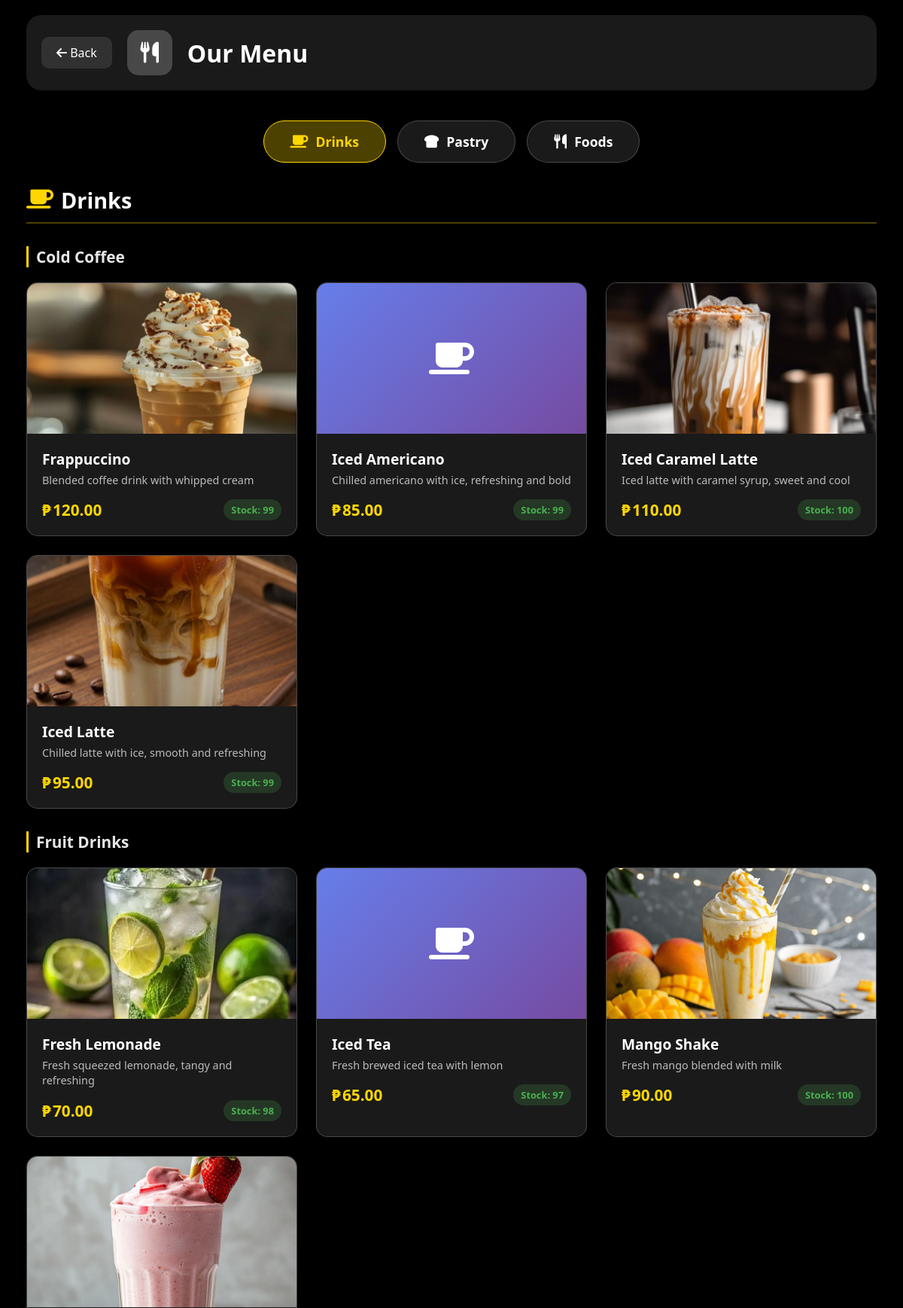
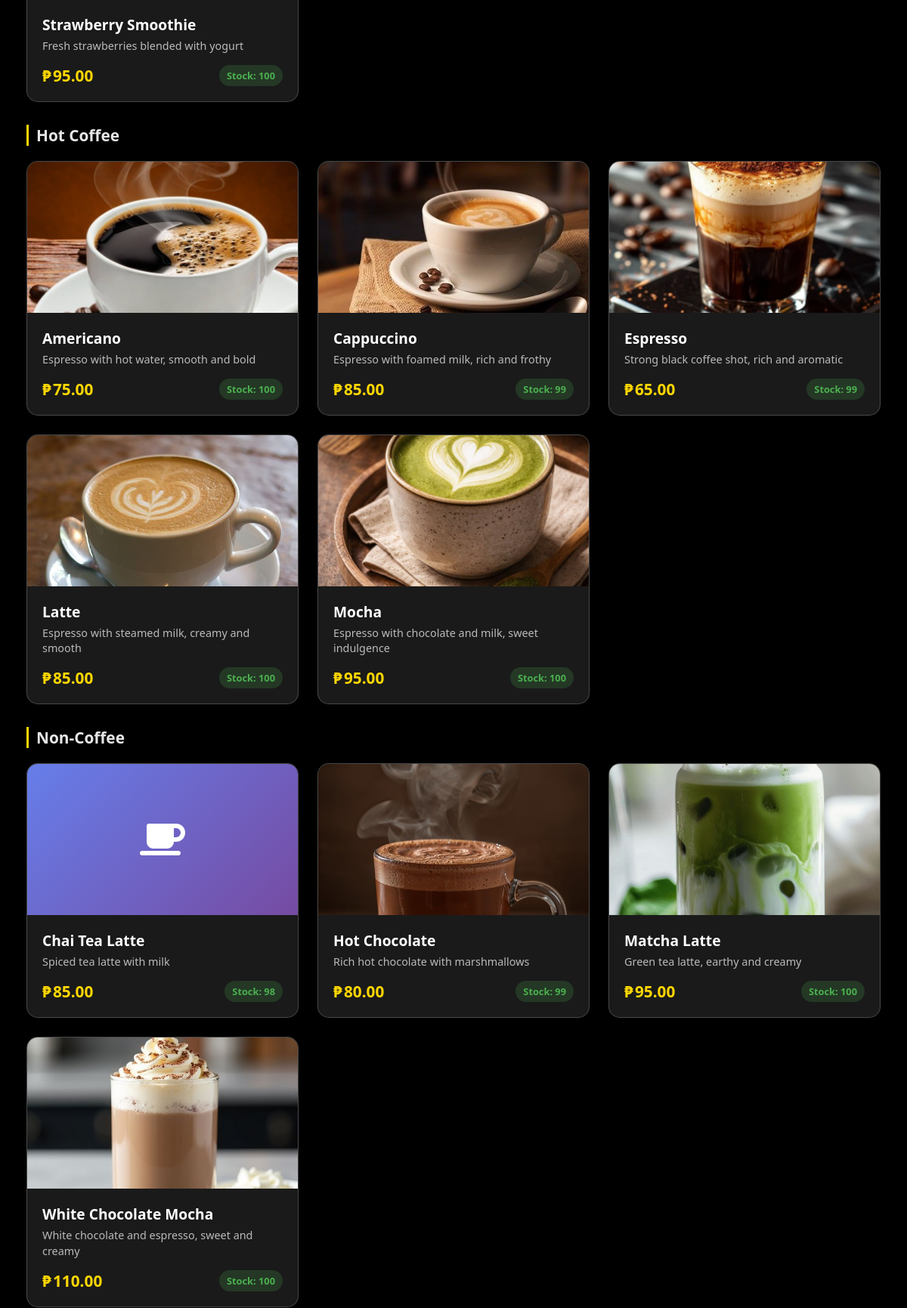
The app's page /products.php (signed in, upper part) with its own data (2 pictures, top to bottom).
### tables this page shows
CREATE TABLE `products` (
  `id` int(11) NOT NULL,
  `name` varchar(100) NOT NULL,
  `description` text DEFAULT NULL,
  `price` decimal(10,2) NOT NULL,
  `main_category` enum('drinks','pastry','foods') NOT NULL,
  `sub_category` varchar(50) DEFAULT NULL,
  `image` varchar(255) DEFAULT 'default-product.jpg',
  `stock` int(11) DEFAULT 0,
  `is_available` tinyint(1) DEFAULT 1,
  `created_at` timestamp NOT NULL DEFAULT current_timestamp(),
  `updated_at` timestamp NULL DEFAULT NULL ON UPDATE current_timestamp()
);

### products.php (the view, shortened to what this page needs)
<?php
require_once 'config.php';
$drinks = $conn->query("SELECT * FROM products WHERE main_category = 'drinks' AND is_available = 1 ORDER BY sub_category, name");
?>
<!DOCTYPE html>
<html lang="en">
<head>
    <link rel="stylesheet" href="https://cdnjs.cloudflare.com/ajax/libs/font-awesome/6.4.0/css/all.min.css">
</head>
<body>
    <div class="container">
        <div class="header">
            <div class="brand">
                <a href="dashboard.php"><i class="fas fa-arrow-left"></i> Back</a>
                <div class="logo">
                    <i class="fas fa-utensils"></i>
                </div>
                <div class="brand-text">
                    <h1>Our Menu</h1>
                </div>
            </div>
        </div>
        <div class="category-tabs">
            <div class="category-tab active" onclick="showCategory('drinks')">
                <i class="fas fa-coffee"></i> Drinks
            </div>
            <div class="category-tab" onclick="showCategory('pastry')">
                <i class="fas fa-bread-slice"></i> Pastry
            </div>
            <div class="category-tab" onclick="showCategory('foods')">
                <i class="fas fa-utensils"></i> Foods
            </div>
        </div>
        <div id="drinks-section" class="category-section active">
            <h2 class="category-title"><i class="fas fa-coffee"></i> Drinks</h2>
            <?php
            $current_sub = '';
            if ($drinks && $drinks->num_rows > 0):
                while($product = $drinks->fetch_assoc()):
                    if ($current_sub != $product['sub_category']):
                        if ($current_sub != '') echo '</div>';
                        $current_sub = $product['sub_category'];
            ?>
                <h3 class="subcategory-title"><?php echo htmlspecialchars($current_sub); ?></h3>
                <div class="products-grid">
            <?php endif; ?>
                <div class="product-card">
                    <div class="product-image">
                        <?php
                        $image_path = "images/" . $product['image'];
                        if (file_exists($image_path) && !empty($product['image'])):
                        ?>
                            <img src="<?php echo $image_path; ?>" alt="<?php echo $product['name']; ?>">
                        <?php else: ?>
                            <div class="placeholder">
                                <i class="fas fa-coffee"></i>
                            </div>
                        <?php endif; ?>
                    </div>
                    <div class="product-info">
                        <div class="product-name"><?php echo htmlspecialchars($product['name']); ?></div>
                        <div class="product-description"><?php echo htmlspecialchars($product['description'] ?? 'Delicious beverage'); ?></div>
                        <div class="product-details">
                            <span class="product-price"><?php echo number_format($product['price'], 2); ?></span>
                            <?php
                            $stock_class = 'stock-high';
                            ?>
                            <span class="product-stock <?php echo $stock_class; ?>">
                                Stock: <?php echo $product['stock']; ?>
                            </span>
                        </div>
                    </div>
                </div>
            <?php
                endwhile;
                echo '</div>';
            endif; ?>
        </div>
    </div>
</body>
</html>

### products.php (style rules this page uses)
* { margin: 0; padding: 0; box-sizing: border-box; font-family: 'Segoe UI', 'Helvetica Neue', Arial, sans-serif; }
body { min-height: 100vh; padding: 20px; background: #000; position: relative; overflow-x: hidden; }
.container { max-width: 1400px; margin: 0 auto; padding: 0 15px; }
.header { display: flex; justify-content: space-between; align-items: center; margin-bottom: 40px; padding: 20px; background: rgba(255,255,255,0.1); border-radius: 20px; backdrop-filter: blur(15px); flex-wrap: wrap; gap: 20px; }
.brand { display: flex; align-items: center; gap: 20px; flex-wrap: wrap; }
.brand a { color: white; text-decoration: none; padding: 10px 20px; background: rgba(255,255,255,0.1); border-radius: 10px; transition: all 0.3s; }
.logo { width: 60px; height: 60px; background: rgba(255,255,255,0.2); border-radius: 15px; display: flex; align-items: center; justify-content: center; color: white; font-size: 28px; }
.brand-text h1 { color: white; font-size: clamp(1.5rem, 4vw, 2rem); }
.category-tabs { display: flex; gap: 15px; margin-bottom: 30px; flex-wrap: wrap; justify-content: center; }
.category-tab { padding: 15px 35px; background: rgba(255,255,255,0.1); border-radius: 50px; color: white; text-decoration: none; font-weight: 600; font-size: 1.1rem; cursor: pointer; border: 1px solid rgba(255,255,255,0.2); display: flex; align-items: center; gap: 10px; transition: all 0.3s; }
.category-tab.active { background: rgba(255,215,0,0.3); border-color: #ffd700; color: #ffd700; }
.category-tab i { font-size: 1.2rem; }
.category-section { display: none; margin-bottom: 40px; }
.category-section.active { display: block; }
.category-title { color: white; font-size: clamp(1.3rem, 3vw, 1.8rem); margin-bottom: 20px; padding-bottom: 10px; border-bottom: 2px solid rgba(255,215,0,0.3); display: flex; align-items: center; gap: 10px; }
.category-title i { color: #ffd700; }
.subcategory-title { color: rgba(255,255,255,0.9); font-size: clamp(1.1rem, 2.5vw, 1.3rem); margin: 30px 0 20px; padding-left: 10px; border-left: 3px solid #ffd700; }
.products-grid { display: grid; grid-template-columns: repeat(auto-fill, minmax(280px, 1fr)); gap: 25px; margin-bottom: 30px; }
.product-card { background: rgba(255,255,255,0.1); border-radius: 15px; overflow: hidden; backdrop-filter: blur(15px); border: 1px solid rgba(255,255,255,0.2); transition: all 0.3s; display: flex; flex-direction: column; }
.product-image { width: 100%; height: 200px; background: rgba(255,255,255,0.05); position: relative; overflow: hidden; }
.product-image img { width: 100%; height: 100%; object-fit: cover; transition: transform 0.5s; }
.product-image .placeholder { width: 100%; height: 100%; display: flex; align-items: center; justify-content: center; background: linear-gradient(135deg, #667eea 0%, #764ba2 100%); color: white; font-size: 3rem; }
.product-info { padding: 20px; flex: 1; }
.product-name { color: white; font-size: 1.2rem; font-weight: 600; margin-bottom: 5px; }
.product-description { color: rgba(255,255,255,0.7); font-size: 0.9rem; margin-bottom: 15px; line-height: 1.4; }
.product-details { display: flex; justify-content: space-between; align-items: center; margin-top: auto; }
.product-price { color: #ffd700; font-size: 1.3rem; font-weight: 700; }
.product-price::before { content: '₱'; margin-right: 2px; }
.product-stock { padding: 5px 10px; border-radius: 20px; font-size: 0.8rem; font-weight: 600; }
.stock-high { background: rgba(76,175,80,0.2); color: #4CAF50; }

### records on screen
products: sub_category "Cold Coffee", image (picture), name "Frappuccino", description "Blended coffee drink with whipped cream", price "120.00", stock "99"
products: name "Iced Americano", description "Chilled americano with ice, refreshing and bold", price "85.00", stock "99"
products: image (picture), name "Iced Caramel Latte", description "Iced latte with caramel syrup, sweet and cool", price "110.00", stock "100"
products: image (picture), name "Iced Latte", description "Chilled latte with ice, smooth and refreshing", price "95.00", stock "99"
products: sub_category "Fruit Drinks", image (picture), name "Fresh Lemonade", description "Fresh squeezed lemonade, tangy and refreshing", price "70.00", stock "98"
products: name "Iced Tea", description "Fresh brewed iced tea with lemon", price "65.00", stock "97"
products: image (picture), name "Mango Shake", description "Fresh mango blended with milk", price "90.00", stock "100"
products: image (picture), name "Strawberry Smoothie", description "Fresh strawberries blended with yogurt", price "95.00", stock "100"
products: sub_category "Hot Coffee", image (picture), name "Americano", description "Espresso with hot water, smooth and bold", price "75.00", stock "100"
products: image (picture), name "Cappuccino", description "Espresso with foamed milk, rich and frothy", price "85.00", stock "99"
products: image (picture), name "Espresso", description "Strong black coffee shot, rich and aromatic", price "65.00", stock "99"
products: image (picture), name "Latte", description "Espresso with steamed milk, creamy and smooth", price "85.00", stock "100"
products: image (picture), name "Mocha", description "Espresso with chocolate and milk, sweet indulgence", price "95.00", stock "100"
products: sub_category "Non-Coffee", name "Chai Tea Latte", description "Spiced tea latte with milk", price "85.00", stock "98"
products: image (picture), name "Hot Chocolate", description "Rich hot chocolate with marshmallows", price "80.00", stock "99"
products: image (picture), name "Matcha Latte", description "Green tea latte, earthy and creamy", price "95.00", stock "100"
products: image (picture), name "White Chocolate Mocha", description "White chocolate and espresso, sweet and creamy", price "110.00", stock "100"
